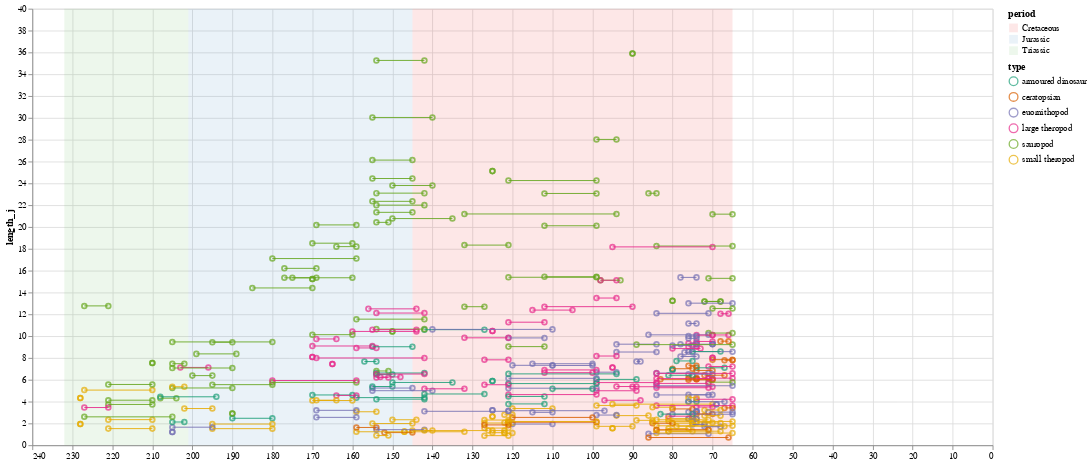

Here is the notebook cell this chart was saved with:
### Code cell
# General plot: existance intervals for each species

points1 = alt.Chart().mark_point().encode(
    x = "time_from:Q",
)
points2 = alt.Chart().mark_point().encode(
    x = "time_to:Q",
)
lines = alt.Chart().mark_line().encode(
    x = alt.X("time_from:Q", title='Time, millions years ago'),
    x2 = "time_to:Q",
)

len_time_chart = (points1 + points2 + lines).encode(
        y=alt.Y("length_j:Q"),
    tooltip = [alt.Tooltip("name:N"),alt.Tooltip("period:N")],
    color = alt.Color("type:N",
            scale=alt.Scale(scheme='dark2')
            )
)

period_rects = alt.Chart(periods).mark_rect(opacity=0.1).encode(
    x2=alt.X2('start:Q'),
    x=alt.X('end:Q', title=None),
    color=alt.Color('period:N',
    #  legend=False
        scale=alt.Scale(scheme='set1')
     )
)
alt.layer(period_rects, len_time_chart, data=dinos
).transform_calculate(
    # Generate Gaussian jitter with a Box-Muller transform
    length_j='datum.length + abs(sqrt(-0.5*log(random()))*cos(2*PI*random()))'
).configure_scale(
    xReverse=True
).resolve_scale(
    color='independent'
).configure_line(

).properties(
    width = 1100, height=500
)

### Figure 1 — Vega-Lite specification as saved in the notebook (floating-point values rounded to 4 significant figures; data arrays with more than 128 entries replaced by an {"elided": "..."} marker saying what was removed)
{"config": {"view": {"continuousWidth": 400, "continuousHeight": 300}, "line": {}, "scale": {"xReverse": true}}, "layer": [{"data": {"name": "data-a52a15ed96b4d99155e56df0d7890825"}, "mark": {"type": "rect", "opacity": 0.1}, "encoding": {"color": {"type": "nominal", "field": "period", "scale": {"scheme": "set1"}}, "x": {"type": "quantitative", "field": "end", "title": null}, "x2": {"field": "start"}}}, {"layer": [{"mark": "point", "encoding": {"x": {"type": "quantitative", "field": "time_from"}}}, {"mark": "point", "encoding": {"x": {"type": "quantitative", "field": "time_to"}}}, {"mark": "line", "encoding": {"x": {"type": "quantitative", "field": "time_from", "title": "Time, millions years ago"}, "x2": {"field": "time_to"}}}], "encoding": {"color": {"type": "nominal", "field": "type", "scale": {"scheme": "dark2"}}, "tooltip": [{"type": "nominal", "field": "name"}, {"type": "nominal", "field": "period"}], "y": {"type": "quantitative", "field": "length_j"}}}], "data": {"name": "data-858b87ed02618f6589c7ccff332b1244"}, "height": 500, "resolve": {"scale": {"color": "independent"}}, "transform": [{"calculate": "datum.length + abs(sqrt(-0.5*log(random()))*cos(2*PI*random()))", "as": "length_j"}], "width": 1100, "$schema": "https://vega.github.io/schema/vega-lite/v4.8.1.json", "datasets": {"data-858b87ed02618f6589c7ccff332b1244": {"elided": "283 records"}, "data-a52a15ed96b4d99155e56df0d7890825": [{"period": "Triassic", "start": 232, "end": 201}, {"period": "Jurassic", "start": 201, "end": 145}, {"period": "Cretaceous", "start": 145, "end": 65}]}}
